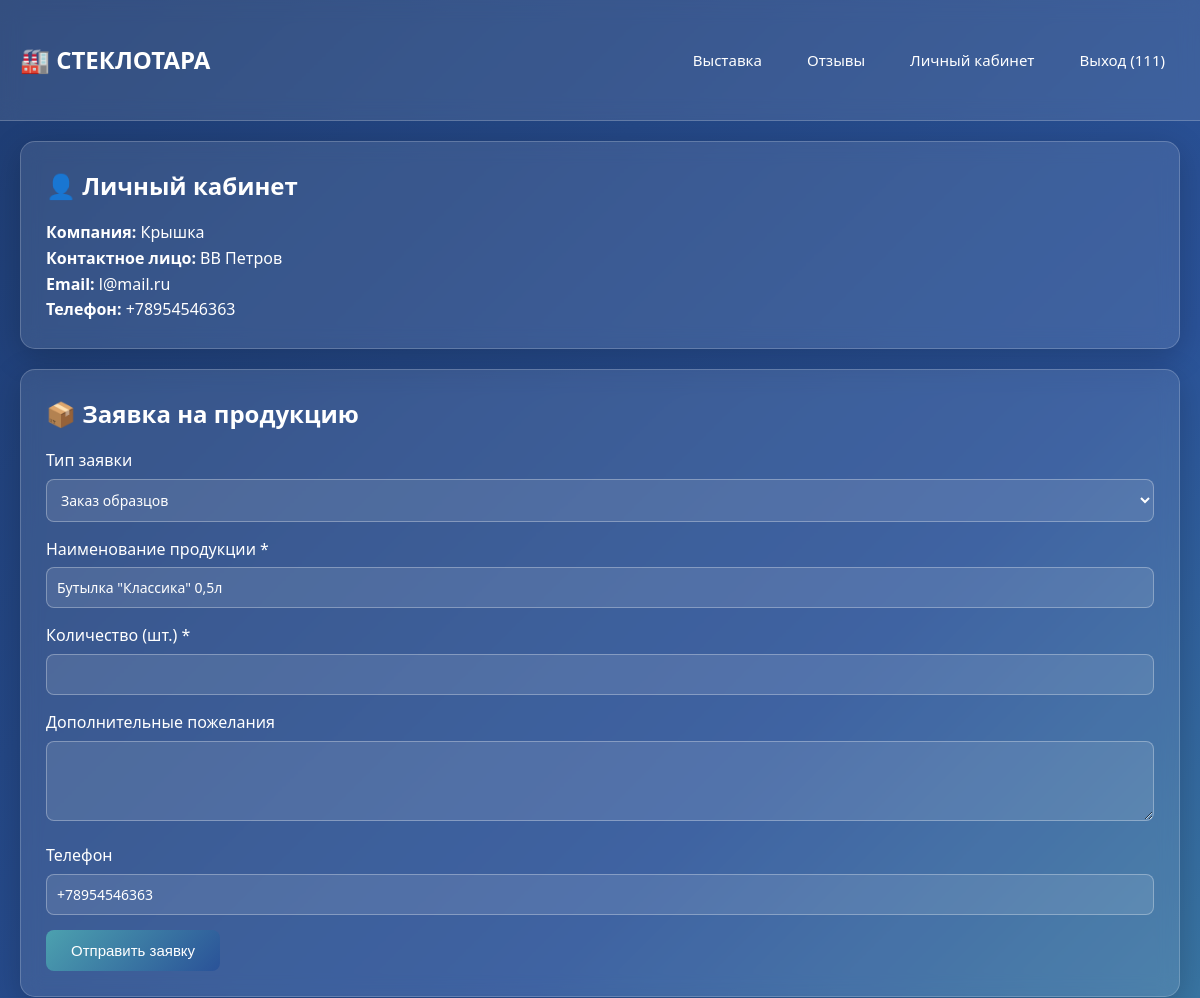
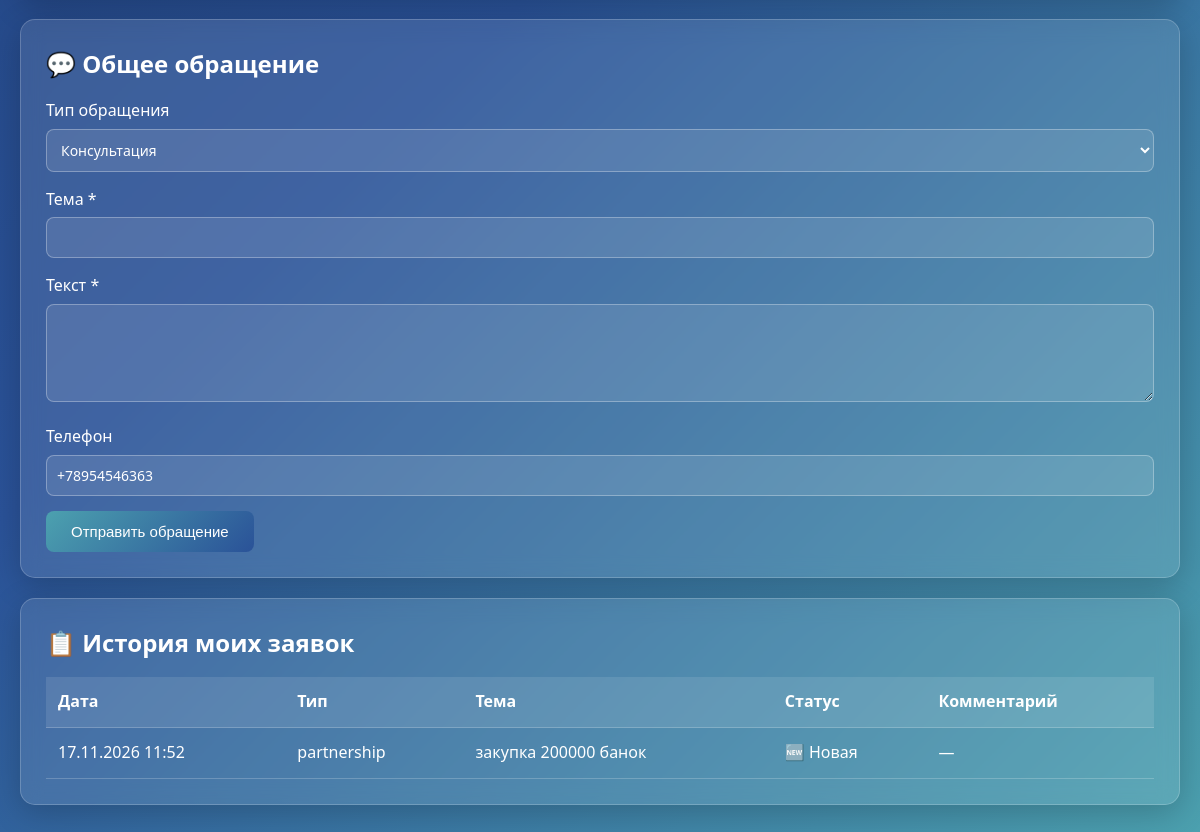
Screenshot of /profile.php?exhibit_id=1 (signed in) with the database file from the repository (2 pictures, top to bottom).
### tables this page shows
CREATE TABLE `exhibits` (
  `id` int NOT NULL,
  `name` varchar(150) NOT NULL,
  `volume_ml` int DEFAULT NULL,
  `neck_type` varchar(50) DEFAULT NULL,
  `glass_color` varchar(30) DEFAULT NULL,
  `description` text,
  `image_url` varchar(255) DEFAULT NULL,
  `status` enum('available','out_of_stock') DEFAULT 'available',
  `created_at` timestamp NULL DEFAULT CURRENT_TIMESTAMP
);

CREATE TABLE `requests` (
  `id` int NOT NULL,
  `user_id` int NOT NULL,
  `type` enum('sample_order','bulk_order','consultation','partnership','complaint') NOT NULL,
  `subject` varchar(200) NOT NULL,
  `message` text,
  `phone` varchar(20) DEFAULT NULL,
  `status` enum('new','in_progress','done','rejected') DEFAULT 'new',
  `admin_comment` text,
  `created_at` timestamp NULL DEFAULT CURRENT_TIMESTAMP
);

### db.php (called while the page is built, shortened)
<?php
function getDbConnection(): PDO {
    static $pdo = null;
    if ($pdo === null) {
        $host   = 'MySQL-8.2';
        $dbname = 'glass_exhibition';
        $user   = 'root';
        $pass   = '';
        $dsn = "mysql:host=$host;dbname=$dbname;charset=utf8mb4";
        try {
            $pdo = new PDO($dsn, $user, $pass, [
                PDO::ATTR_ERRMODE            => PDO::ERRMODE_EXCEPTION,
                PDO::ATTR_DEFAULT_FETCH_MODE => PDO::FETCH_ASSOC,
                PDO::ATTR_EMULATE_PREPARES   => false,
            ]);
        } catch (PDOException $e) {
            die('Ошибка подключения к БД: ' . $e->getMessage());
        }
    }
    return $pdo;
}
function escape($value) {
    return htmlspecialchars((string)$value, ENT_QUOTES, 'UTF-8');
}
?>

### profile.php (the view, shortened to what this page needs)
<?php
require 'db.php';
$user = $_SESSION['user'];
$stmt = getDbConnection()->prepare("SELECT * FROM requests WHERE user_id = ? ORDER BY created_at DESC");
$stmt->execute([$user['id']]);
$requests = $stmt->fetchAll();
$preSubject = '';
if (isset($_GET['exhibit_id'])) {
    $stmt = getDbConnection()->prepare("SELECT name FROM exhibits WHERE id = ?");
    $stmt->execute([(int)$_GET['exhibit_id']]);
    $ex = $stmt->fetch();
    if ($ex) $preSubject = $ex['name'];
}
?>
<!DOCTYPE html>
<html lang="ru">
<head>
    <link rel="stylesheet" href="style.css">
</head>
<body>
<header>
    <div class="container nav">
        <a href="index.php" class="logo">🏭 СТЕКЛОТАРА</a>
        <nav class="nav-links">
            <a href="index.php">Выставка</a>
            <a href="reviews.php">Отзывы</a>
            <a href="profile.php">Личный кабинет</a>
            <a href="logout.php">Выход (<?= escape($user['login']) ?>)</a>
        </nav>
    </div>
</header>
<div class="container">
    <div class="card">
        <h2>👤 Личный кабинет</h2>
        <p><strong>Компания:</strong> <?= escape($user['company_name']) ?></p>
        <p><strong>Контактное лицо:</strong> <?= escape($user['contact_person']) ?></p>
        <p><strong>Email:</strong> <?= escape($user['email']) ?></p>
        <p><strong>Телефон:</strong> <?= escape($user['phone']) ?></p>
    </div>
    <div class="card">
        <h2>📦 Заявка на продукцию</h2>
        <form method="POST">
            <div class="form-group">
                <label>Тип заявки</label>
                <select name="type">
                    <option value="sample_order">Заказ образцов</option>
                </select>
            </div>
            <div class="form-group">
                <label>Наименование продукции *</label>
                <input type="text" name="subject" value="<?= escape($preSubject) ?>" required>
            </div>
            <div class="form-group">
                <label>Количество (шт.) *</label>
                <input type="number" name="quantity" min="1" required>
            </div>
            <div class="form-group">
                <label>Дополнительные пожелания</label>
                <textarea name="message" rows="3"></textarea>
            </div>
            <div class="form-group">
                <label>Телефон</label>
                <input type="tel" name="phone" value="<?= escape($user['phone']) ?>">
            </div>
            <button type="submit" class="btn btn-primary">Отправить заявку</button>
        </form>
    </div>
    <div class="card">
        <h2>💬 Общее обращение</h2>
        <form method="POST">
            <div class="form-group">
                <label>Тип обращения</label>
                <select name="type">
                    <option value="consultation">Консультация</option>
                </select>
            </div>
            <div class="form-group">
                <label>Тема *</label>
                <input type="text" name="subject" required>
            </div>
            <div class="form-group">
                <label>Текст *</label>
                <textarea name="message" rows="4" required></textarea>
            </div>
            <div class="form-group">
                <label>Телефон</label>
                <input type="tel" name="phone" value="<?= escape($user['phone']) ?>">
            </div>
            <button type="submit" class="btn btn-primary">Отправить обращение</button>
        </form>
    </div>
    <div class="card">
        <h2>📋 История моих заявок</h2>
        <?php if (empty($requests)): ?>
            <p>У вас пока нет заявок.</p>
        <?php else: ?>
            <table>
                <tr>
                    <th>Дата</th>
                    <th>Тип</th>
                    <th>Тема</th>
                    <th>Статус</th>
                    <th>Комментарий</th>
                </tr>
                <?php foreach ($requests as $r): ?>
                    <tr>
                        <td><?= date('d.m.Y H:i', strtotime($r['created_at'])) ?></td>
                        <td><?= escape($r['type']) ?></td>
                        <td><?= escape($r['subject']) ?></td>
                        <td>
                            <?php
                            $statusLabels = ['new'=>'🆕 Новая', 'in_progress'=>'⏳ В работе', 'done'=>'✅ Выполнена', 'rejected'=>'❌ Отклонена'];
                            echo $statusLabels[$r['status']] ?? $r['status'];
                            ?>
                        </td>
                        <td><?= escape($r['admin_comment'] ?? '—') ?></td>
                    </tr>
                <?php endforeach; ?>
            </table>
        <?php endif; ?>
    </div>
</div>
</body>
</html>

### style.css (style rules this page uses)
* { margin: 0; padding: 0; box-sizing: border-box; }
body { font-family: 'Segoe UI', Tahoma, Geneva, Verdana, sans-serif; background: linear-gradient(135deg, #1e3c72 0%, #2a5298 50%, #4ca1af 100%); min-height: 100vh; color: #fff; line-height: 1.6; }
.container { max-width: 1200px; margin: 0 auto; padding: 20px; }
a { color: inherit; text-decoration: none; }
header { background: rgba(255, 255, 255, 0.1); backdrop-filter: blur(10px); -webkit-backdrop-filter: blur(10px); padding: 20px 0; border-bottom: 1px solid rgba(255, 255, 255, 0.2); position: sticky; top: 0; z-index: 100; }
.nav { display: flex; justify-content: space-between; align-items: center; flex-wrap: wrap; gap: 15px; }
.logo { font-size: 24px; font-weight: bold; color: #fff; text-decoration: none; display: flex; align-items: center; gap: 8px; }
.nav-links { display: flex; gap: 15px; flex-wrap: wrap; align-items: center; }
.nav-links a { color: #fff; text-decoration: none; padding: 8px 15px; border-radius: 8px; transition: all 0.3s ease; font-size: 15px; }
.card { background: rgba(255, 255, 255, 0.1); backdrop-filter: blur(10px); -webkit-backdrop-filter: blur(10px); border: 1px solid rgba(255, 255, 255, 0.2); border-radius: 15px; padding: 25px; margin-bottom: 20px; box-shadow: 0 8px 32px rgba(0, 0, 0, 0.2); }
.card h2 { margin-bottom: 15px; font-size: 24px; }
.form-group { margin-bottom: 15px; }
.form-group label { display: block; margin-bottom: 5px; font-weight: 500; }
.form-group input, .form-group select, .form-group textarea { width: 100%; padding: 10px; border: 1px solid rgba(255, 255, 255, 0.3); border-radius: 8px; background: rgba(255, 255, 255, 0.1); color: #fff; font-size: 14px; font-family: inherit; }
.form-group input::placeholder, .form-group textarea::placeholder { color: rgba(255, 255, 255, 0.6); }
.form-group select option { background: #2a5298; color: #fff; }
.form-group textarea { resize: vertical; min-height: 80px; }
.btn { padding: 12px 25px; border: none; border-radius: 8px; cursor: pointer; font-size: 15px; font-weight: 500; transition: all 0.3s ease; text-decoration: none; display: inline-block; text-align: center; }
.btn-primary { background: linear-gradient(135deg, #4ca1af, #2a5298); color: #fff; }
table { width: 100%; border-collapse: collapse; margin-top: 15px; }
th, td { padding: 12px; text-align: left; border-bottom: 1px solid rgba(255, 255, 255, 0.2); }
th { background: rgba(255, 255, 255, 0.1); font-weight: 600; }

### rows the page displays
exhibits: subject "Бутылка \"Классика\" 0,5л"
requests: created_at "17.11.2026 11:52", type "partnership", subject "закупка 200000 банок", status "🆕 Новая", admin_comment "—"

### other values shown
$user['login'] "111"
$user['company_name'] "Крышка"
$user['contact_person'] "ВВ Петров"
$user['email'] "l@mail.ru"
$user['phone'] "+78954546363"
